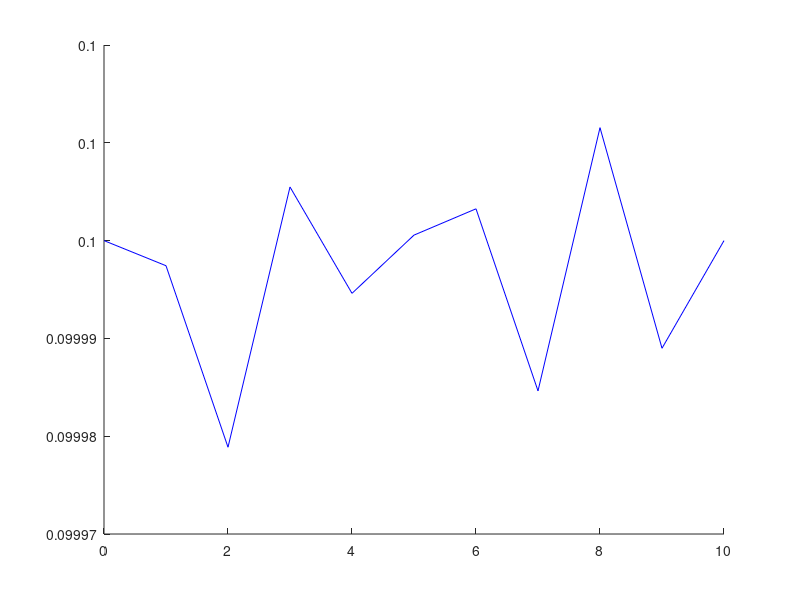

Reproduce this figure in MATLAB. (Note: this script raises an error after producing the figure.)
clear all
close all
clc

tic
nrx=11;
nry=1;

tot_incr=100;

Utot=10;

k_pen=1;

alpha_init=1;
c_par=1e-4;
c_par2=0.9;
r_par=0.5;

tol=0;
tol2=1e-15;


xR=(nrx-1)/2;
yR=(nry-1)+4;
zR=4;
R=5;

% THETA=0:2*pi/15:2*pi;
% OMEGA=-pi/2:pi/15:pi/2;
% figure(1)
% hold on
% for j=1:length(OMEGA)
%     omega=OMEGA(j);
%
%     for i=1:length(THETA)
%
%         theta=THETA(i);
%
%         x=xR+R*cos(theta)*cos(omega);
%         y=yR+R*sin(theta)*cos(omega);
%         z=zR+R*sin(omega);
%
%         plot3(x,y,z,'bo')
%
%     end
% end

len_el=(nrx-1)*nry+(nry-1)*nrx;
len_u=nrx*nry*3;

x=(0:1:nrx-1)';

FE_node_coord=zeros(nrx*nry,2);
for i=1:nry

    y=(i-1);

    FE_node_coord((i-1)*nrx+1:i*nrx,:)=[x y*ones(nrx,1)];
end

FE_node_nrs=zeros(len_el,2);
cnt=1;
for j=1:nry

    if j~=nry
        for i=1:nrx-1

            nr1=i+(j-1)*nrx;
            nr2=nr1+1;
            nr3=nr1+nrx;

            FE_node_nrs(cnt:cnt+1,:)=[nr1 nr2;nr1 nr3];
            cnt=cnt+2;
        end
    else
        for i=1:nrx-1

            nr1=i+(j-1)*nrx;
            nr2=nr1+1;

            FE_node_nrs(cnt,:)=[nr1 nr2];
            cnt=cnt+1;
        end

    end
end
for j=1:nry-1

    nr1=j*nrx;
    nr2=nr1+nrx;
    FE_node_nrs(cnt,:)=[nr1 nr2];
    cnt=cnt+1;
end

% figure(1)
% hold on
% plot(FE_node_coord(:,1),FE_node_coord(:,2),'bo')
% for i=1:len_el
%
%     nr1=FE_node_nrs(i,1);
%     nr2=FE_node_nrs(i,2);
%
%     x1=FE_node_coord(nr1,1);
%     y1=FE_node_coord(nr1,2);
%     x2=FE_node_coord(nr2,1);
%     y2=FE_node_coord(nr2,2);
%
%     plot([x1;x2],[y1;y2],'b')
% end





u=zeros(len_u,1);


if nry~=1
    fixed_ind=[1;2;3; (nrx*3-2:1:nrx*3)'; ((nrx*(nry-1)+1)*3-2:1:(nrx*(nry-1)+1)*3)' ;(nrx*nry*3-2:1:nrx*nry*3)'];
else
    fixed_ind=[1;2;3; (nrx*3-2:1:nrx*3)'];
end
free_ind=(1:len_u)';
free_ind(fixed_ind)=[];


% figure(1)
% hold on
%
% plot3(FE_node_coord,zeros(nrx,1),zeros(nrx,1),'bo')
% for i=1:len_el
%
%     nr1=FE_node_nrs(i,1);
%     nr2=FE_node_nrs(i,2);
%
%     x1=FE_node_coord(nr1);
%     x2=FE_node_coord(nr2);
%
%     u1=u(nr1*3-2);
%     v1=u(nr1*3-1);
%     w1=u(nr1*3);
%     u2=u(nr2*3-2);
%     v2=u(nr2*3-1);
%     w2=u(nr2*3);
%
%     plot3([x1+u1;x2+u2],[v1;v2],[w1;w2],'b')
%
% end



% m=0;
% f=zeros(len_u,1);
% for i=1:len_el
%
%     nr1=FE_node_nrs(i,1);
%     nr2=FE_node_nrs(i,2);
%
%     x1=FE_node_coord(nr1);
%     x2=FE_node_coord(nr2);
%
%     u1=u(nr1*3-2);
%     v1=u(nr1*3-1);
%     w1=u(nr1*3);
%     u2=u(nr2*3-2);
%     v2=u(nr2*3-1);
%     w2=u(nr2*3);
%
%     L=norm([x2+u2-x1-u1;v2-v1;w2-w1]);
%
%     E=0.5*(L-1)^2;
%
%     dEdu1=-(x2+u2-x1-u1)/L*(L-1);
%     dEdv1=-(v2-v1)/L*(L-1);
%     dEdw1=-(w2-w1)/L*(L-1);
%
%     a=[nr1*3-2;nr1*3-1;nr1*3;nr2*3-2;nr2*3-1;nr2*3];
%     f(a)=f(a)+[dEdu1;dEdv1;dEdw1;-dEdu1;-dEdv1;-dEdw1];
%
%     m=m+E;
%
% end

new_constraints=zeros(2,1);
new_constraints(1:2)=[];

for incr=1:tot_incr

    u0=u;

    YN=1;
    iter_out=0;
    while YN==1

        iter_out=iter_out+1;

        old_constraints=new_constraints;

        u=u0;

        incr

        u(2)=incr/tot_incr*Utot;
        u(nrx*3-1)=incr/tot_incr*Utot;
        if nry~=1
            u((nrx*(nry-1)+1)*3-1)=incr/tot_incr*Utot;
        else
            u(nrx*nry*3-1)=incr/tot_incr*Utot;
        end



        m_new=0;
        f=zeros(len_u,1);
        for i=1:len_el

            nr1=FE_node_nrs(i,1);
            nr2=FE_node_nrs(i,2);

            x1=FE_node_coord(nr1,1);
            y1=FE_node_coord(nr1,2);
            x2=FE_node_coord(nr2,1);
            y2=FE_node_coord(nr2,2);

            u1=u(nr1*3-2);
            v1=u(nr1*3-1);
            w1=u(nr1*3);
            u2=u(nr2*3-2);
            v2=u(nr2*3-1);
            w2=u(nr2*3);

            L=norm([x2+u2-x1-u1;y2+v2-y1-v1;w2-w1]);

            if L>1
                E=0.5*(L-1)^2;

                dEdu1=-(x2+u2-x1-u1)/L*(L-1);
                dEdv1=-(y2+v2-y1-v1)/L*(L-1);
                dEdw1=-(w2-w1)/L*(L-1);

                a=[nr1*3-2;nr1*3-1;nr1*3;nr2*3-2;nr2*3-1;nr2*3];
                f(a)=f(a)+[dEdu1;dEdv1;dEdw1;-dEdu1;-dEdv1;-dEdw1];

                m_new=m_new+E;
            end
        end
        for i=1:length(old_constraints)

            nr1=old_constraints(i);

            x1=FE_node_coord(nr1,1);
            y1=FE_node_coord(nr1,2);

            u1=u(nr1*3-2);
            v1=u(nr1*3-1);
            w1=u(nr1*3);

            L=norm([x1+u1-xR;y1+v1-yR;w1-zR]);
            dis=L-R;

            E=0.5*k_pen*dis^2;

            dEdL=k_pen*dis;

            dEdu1=(x1+u1-xR)/L*dEdL;
            dEdv1=(y1+v1-yR)/L*dEdL;
            dEdw1=(w1-zR)/L*dEdL;

            a=[nr1*3-2;nr1*3-1;nr1*3];
            f(a)=f(a)+[dEdu1;dEdv1;dEdw1];

            m_new=m_new+E;

        end
        f_2=f(free_ind);


        if nry~=1
            K_new_inv=inv(eye(len_u-12));
            f_new=zeros(len_u-12,1);
            f_old=ones(len_u-12,1);
        else
            K_new_inv=inv(eye(len_u-6));
            f_new=zeros(len_u-6,1);
            f_old=ones(len_u-6,1);
        end
        m_old=1e100;
        iter=0;
        while norm(f_2-f_new)>0 && norm(f_2)>0
            %                     while (m_old-m_new)>tol*abs(m_old)

            iter=iter+1;

            m_old=m_new;
            f_old=f_new;

            f_new=f_2;

            K_old_inv=K_new_inv;
            delta_f=f_new-f_old;

            if iter==1
                h_new=-K_old_inv*f_new;
            else
                K_new_inv=K_old_inv+(delta_u'*delta_f+delta_f'*K_old_inv*delta_f)*delta_u*delta_u'/(delta_u'*delta_f)^2-(K_old_inv*delta_f*delta_u'+delta_u*delta_f'*K_old_inv)/(delta_u'*delta_f);
                h_new=-K_new_inv*f_new;
            end

            alpha3=alpha_init;
            ux=u;
            ux(free_ind)=u(free_ind)+alpha3*h_new;
            m_3=0;
            f=zeros(len_u,1);
            for i=1:len_el

                nr1=FE_node_nrs(i,1);
                nr2=FE_node_nrs(i,2);

                x1=FE_node_coord(nr1,1);
                y1=FE_node_coord(nr1,2);
                x2=FE_node_coord(nr2,1);
                y2=FE_node_coord(nr2,2);

                u1=ux(nr1*3-2);
                v1=ux(nr1*3-1);
                w1=ux(nr1*3);
                u2=ux(nr2*3-2);
                v2=ux(nr2*3-1);
                w2=ux(nr2*3);

                L=norm([x2+u2-x1-u1;y2+v2-y1-v1;w2-w1]);

                if L>1
                    E=0.5*(L-1)^2;

                    dEdu1=-(x2+u2-x1-u1)/L*(L-1);
                    dEdv1=-(y2+v2-y1-v1)/L*(L-1);
                    dEdw1=-(w2-w1)/L*(L-1);

                    a=[nr1*3-2;nr1*3-1;nr1*3;nr2*3-2;nr2*3-1;nr2*3];
                    f(a)=f(a)+[dEdu1;dEdv1;dEdw1;-dEdu1;-dEdv1;-dEdw1];

                    m_3=m_3+E;
                end
            end
            for i=1:length(old_constraints)

                nr1=old_constraints(i);

                x1=FE_node_coord(nr1,1);
                y1=FE_node_coord(nr1,2);

                u1=ux(nr1*3-2);
                v1=ux(nr1*3-1);
                w1=ux(nr1*3);

                L=norm([x1+u1-xR;y1+v1-yR;w1-zR]);
                dis=L-R;

                E=0.5*k_pen*dis^2;

                dEdL=k_pen*dis;

                dEdu1=(x1+u1-xR)/L*dEdL;
                dEdv1=(y1+v1-yR)/L*dEdL;
                dEdw1=(w1-zR)/L*dEdL;

                a=[nr1*3-2;nr1*3-1;nr1*3];
                f(a)=f(a)+[dEdu1;dEdv1;dEdw1];

                m_3=m_3+E;

            end
            f_3=f(free_ind);

            signal1=0;
            if m_3<=m_new+c_par*alpha3*h_new'*f_new && abs(h_new'*f_3)<=c_par2*abs(h_new'*f_new)
                signal1=1;
            end

            iter2a=0;
            while m_3<m_new+c_par*alpha3*h_new'*f_new && h_new'*f_3<-c_par2*h_new'*f_new && signal1==0

                alpha3=alpha3/r_par;

                ux=u;
                ux(free_ind)=u(free_ind)+alpha3*h_new;
                m_3=0;
                f=zeros(len_u,1);
                for i=1:len_el

                    nr1=FE_node_nrs(i,1);
                    nr2=FE_node_nrs(i,2);

                    x1=FE_node_coord(nr1,1);
                    y1=FE_node_coord(nr1,2);
                    x2=FE_node_coord(nr2,1);
                    y2=FE_node_coord(nr2,2);

                    u1=ux(nr1*3-2);
                    v1=ux(nr1*3-1);
                    w1=ux(nr1*3);
                    u2=ux(nr2*3-2);
                    v2=ux(nr2*3-1);
                    w2=ux(nr2*3);

                    L=norm([x2+u2-x1-u1;y2+v2-y1-v1;w2-w1]);

                    if L>1
                        E=0.5*(L-1)^2;

                        dEdu1=-(x2+u2-x1-u1)/L*(L-1);
                        dEdv1=-(y2+v2-y1-v1)/L*(L-1);
                        dEdw1=-(w2-w1)/L*(L-1);

                        a=[nr1*3-2;nr1*3-1;nr1*3;nr2*3-2;nr2*3-1;nr2*3];
                        f(a)=f(a)+[dEdu1;dEdv1;dEdw1;-dEdu1;-dEdv1;-dEdw1];

                        m_3=m_3+E;
                    end
                end
                for i=1:length(old_constraints)

                    nr1=old_constraints(i);

                    x1=FE_node_coord(nr1,1);
                    y1=FE_node_coord(nr1,2);

                    u1=ux(nr1*3-2);
                    v1=ux(nr1*3-1);
                    w1=ux(nr1*3);

                    L=norm([x1+u1-xR;y1+v1-yR;w1-zR]);
                    dis=L-R;

                    E=0.5*k_pen*dis^2;

                    dEdL=k_pen*dis;

                    dEdu1=(x1+u1-xR)/L*dEdL;
                    dEdv1=(y1+v1-yR)/L*dEdL;
                    dEdw1=(w1-zR)/L*dEdL;

                    a=[nr1*3-2;nr1*3-1;nr1*3];
                    f(a)=f(a)+[dEdu1;dEdv1;dEdw1];

                    m_3=m_3+E;

                end
                f_3=f(free_ind);


                iter2a=iter2a+1;

                if m_3<=m_new+c_par*alpha3*h_new'*f_new && abs(h_new'*f_3)<=c_par2*abs(h_new'*f_new)

                    signal1=1;

                end

            end

            if signal1==0
                alpha1=0;
                m_1=m_new;
                f_1=f_new;

                alpha2=alpha3/2;
                ux=u;
                ux(free_ind)=u(free_ind)+alpha2*h_new;
                m_2=0;
                f=zeros(len_u,1);
                for i=1:len_el

                    nr1=FE_node_nrs(i,1);
                    nr2=FE_node_nrs(i,2);

                    x1=FE_node_coord(nr1,1);
                    y1=FE_node_coord(nr1,2);
                    x2=FE_node_coord(nr2,1);
                    y2=FE_node_coord(nr2,2);

                    u1=ux(nr1*3-2);
                    v1=ux(nr1*3-1);
                    w1=ux(nr1*3);
                    u2=ux(nr2*3-2);
                    v2=ux(nr2*3-1);
                    w2=ux(nr2*3);

                    L=norm([x2+u2-x1-u1;y2+v2-y1-v1;w2-w1]);

                    if L>1
                        E=0.5*(L-1)^2;

                        dEdu1=-(x2+u2-x1-u1)/L*(L-1);
                        dEdv1=-(y2+v2-y1-v1)/L*(L-1);
                        dEdw1=-(w2-w1)/L*(L-1);

                        a=[nr1*3-2;nr1*3-1;nr1*3;nr2*3-2;nr2*3-1;nr2*3];
                        f(a)=f(a)+[dEdu1;dEdv1;dEdw1;-dEdu1;-dEdv1;-dEdw1];

                        m_2=m_2+E;
                    end
                end
                for i=1:length(old_constraints)

                    nr1=old_constraints(i);

                    x1=FE_node_coord(nr1,1);
                    y1=FE_node_coord(nr1,2);

                    u1=ux(nr1*3-2);
                    v1=ux(nr1*3-1);
                    w1=ux(nr1*3);

                    L=norm([x1+u1-xR;y1+v1-yR;w1-zR]);
                    dis=L-R;

                    E=0.5*k_pen*dis^2;

                    dEdL=k_pen*dis;

                    dEdu1=(x1+u1-xR)/L*dEdL;
                    dEdv1=(y1+v1-yR)/L*dEdL;
                    dEdw1=(w1-zR)/L*dEdL;

                    a=[nr1*3-2;nr1*3-1;nr1*3];
                    f(a)=f(a)+[dEdu1;dEdv1;dEdw1];

                    m_2=m_2+E;

                end
                f_2=f(free_ind);

                signal2=0;
                iter2=0;
                while signal2==0

                    iter2=iter2+1;

                    if alpha3-alpha1<tol2

                        signal2=1;
                        m_2=m_new;
                        f_2=f_new;

                    elseif m_2>m_new+c_par*alpha2*h_new'*f_new

                        alpha3=alpha2;
                        m_3=m_2;
                        f_3=f_2;

                        alpha2=0.5*(alpha1+alpha2);

                        ux=u;
                        ux(free_ind)=u(free_ind)+alpha2*h_new;
                        m_2=0;
                        f=zeros(len_u,1);
                        for i=1:len_el

                            nr1=FE_node_nrs(i,1);
                            nr2=FE_node_nrs(i,2);

                            x1=FE_node_coord(nr1,1);
                            y1=FE_node_coord(nr1,2);
                            x2=FE_node_coord(nr2,1);
                            y2=FE_node_coord(nr2,2);

                            u1=ux(nr1*3-2);
                            v1=ux(nr1*3-1);
                            w1=ux(nr1*3);
                            u2=ux(nr2*3-2);
                            v2=ux(nr2*3-1);
                            w2=ux(nr2*3);

                            L=norm([x2+u2-x1-u1;y2+v2-y1-v1;w2-w1]);

                            if L>1
                                E=0.5*(L-1)^2;

                                dEdu1=-(x2+u2-x1-u1)/L*(L-1);
                                dEdv1=-(y2+v2-y1-v1)/L*(L-1);
                                dEdw1=-(w2-w1)/L*(L-1);

                                a=[nr1*3-2;nr1*3-1;nr1*3;nr2*3-2;nr2*3-1;nr2*3];
                                f(a)=f(a)+[dEdu1;dEdv1;dEdw1;-dEdu1;-dEdv1;-dEdw1];

                                m_2=m_2+E;
                            end
                        end
                        for i=1:length(old_constraints)

                            nr1=old_constraints(i);

                            x1=FE_node_coord(nr1,1);
                            y1=FE_node_coord(nr1,2);

                            u1=ux(nr1*3-2);
                            v1=ux(nr1*3-1);
                            w1=ux(nr1*3);

                            L=norm([x1+u1-xR;y1+v1-yR;w1-zR]);
                            dis=L-R;

                            E=0.5*k_pen*dis^2;

                            dEdL=k_pen*dis;

                            dEdu1=(x1+u1-xR)/L*dEdL;
                            dEdv1=(y1+v1-yR)/L*dEdL;
                            dEdw1=(w1-zR)/L*dEdL;

                            a=[nr1*3-2;nr1*3-1;nr1*3];
                            f(a)=f(a)+[dEdu1;dEdv1;dEdw1];

                            m_2=m_2+E;

                        end
                        f_2=f(free_ind);

                    else
                        if h_new'*f_2<c_par2*h_new'*f_new

                            alpha1=alpha2;
                            m_1=m_2;
                            f_1=f_2;

                            alpha2=0.5*(alpha2+alpha3);

                            ux=u;
                            ux(free_ind)=u(free_ind)+alpha2*h_new;
                            m_2=0;
                            f=zeros(len_u,1);
                            for i=1:len_el

                                nr1=FE_node_nrs(i,1);
                                nr2=FE_node_nrs(i,2);

                                x1=FE_node_coord(nr1,1);
                                y1=FE_node_coord(nr1,2);
                                x2=FE_node_coord(nr2,1);
                                y2=FE_node_coord(nr2,2);

                                u1=ux(nr1*3-2);
                                v1=ux(nr1*3-1);
                                w1=ux(nr1*3);
                                u2=ux(nr2*3-2);
                                v2=ux(nr2*3-1);
                                w2=ux(nr2*3);

                                L=norm([x2+u2-x1-u1;y2+v2-y1-v1;w2-w1]);

                                if L>1
                                    E=0.5*(L-1)^2;

                                    dEdu1=-(x2+u2-x1-u1)/L*(L-1);
                                    dEdv1=-(y2+v2-y1-v1)/L*(L-1);
                                    dEdw1=-(w2-w1)/L*(L-1);

                                    a=[nr1*3-2;nr1*3-1;nr1*3;nr2*3-2;nr2*3-1;nr2*3];
                                    f(a)=f(a)+[dEdu1;dEdv1;dEdw1;-dEdu1;-dEdv1;-dEdw1];

                                    m_2=m_2+E;
                                end
                            end
                            for i=1:length(old_constraints)

                                nr1=old_constraints(i);

                                x1=FE_node_coord(nr1,1);
                                y1=FE_node_coord(nr1,2);

                                u1=ux(nr1*3-2);
                                v1=ux(nr1*3-1);
                                w1=ux(nr1*3);

                                L=norm([x1+u1-xR;y1+v1-yR;w1-zR]);
                                dis=L-R;

                                E=0.5*k_pen*dis^2;

                                dEdL=k_pen*dis;

                                dEdu1=(x1+u1-xR)/L*dEdL;
                                dEdv1=(y1+v1-yR)/L*dEdL;
                                dEdw1=(w1-zR)/L*dEdL;

                                a=[nr1*3-2;nr1*3-1;nr1*3];
                                f(a)=f(a)+[dEdu1;dEdv1;dEdw1];

                                m_2=m_2+E;

                            end
                            f_2=f(free_ind);

                        elseif h_new'*f_2>-c_par2*h_new'*f_new

                            alpha3=alpha2;
                            m_3=m_2;
                            f_3=f_2;

                            alpha2=0.5*(alpha1+alpha2);

                            ux=u;
                            ux(free_ind)=u(free_ind)+alpha2*h_new;
                            m_2=0;
                            f=zeros(len_u,1);
                            for i=1:len_el

                                nr1=FE_node_nrs(i,1);
                                nr2=FE_node_nrs(i,2);

                                x1=FE_node_coord(nr1,1);
                                y1=FE_node_coord(nr1,2);
                                x2=FE_node_coord(nr2,1);
                                y2=FE_node_coord(nr2,2);

                                u1=ux(nr1*3-2);
                                v1=ux(nr1*3-1);
                                w1=ux(nr1*3);
                                u2=ux(nr2*3-2);
                                v2=ux(nr2*3-1);
                                w2=ux(nr2*3);

                                L=norm([x2+u2-x1-u1;y2+v2-y1-v1;w2-w1]);

                                if L>1
                                    E=0.5*(L-1)^2;

                                    dEdu1=-(x2+u2-x1-u1)/L*(L-1);
                                    dEdv1=-(y2+v2-y1-v1)/L*(L-1);
                                    dEdw1=-(w2-w1)/L*(L-1);

                                    a=[nr1*3-2;nr1*3-1;nr1*3;nr2*3-2;nr2*3-1;nr2*3];
                                    f(a)=f(a)+[dEdu1;dEdv1;dEdw1;-dEdu1;-dEdv1;-dEdw1];

                                    m_2=m_2+E;
                                end
                            end
                            for i=1:length(old_constraints)

                                nr1=old_constraints(i);

                                x1=FE_node_coord(nr1,1);
                                y1=FE_node_coord(nr1,2);

                                u1=ux(nr1*3-2);
                                v1=ux(nr1*3-1);
                                w1=ux(nr1*3);

                                L=norm([x1+u1-xR;y1+v1-yR;w1-zR]);
                                dis=L-R;

                                E=0.5*k_pen*dis^2;

                                dEdL=k_pen*dis;

                                dEdu1=(x1+u1-xR)/L*dEdL;
                                dEdv1=(y1+v1-yR)/L*dEdL;
                                dEdw1=(w1-zR)/L*dEdL;

                                a=[nr1*3-2;nr1*3-1;nr1*3];
                                f(a)=f(a)+[dEdu1;dEdv1;dEdw1];

                                m_2=m_2+E;

                            end
                            f_2=f(free_ind);

                        else

                            signal2=1;

                        end
                    end
                end
            end
            delta_u=ux(free_ind)-u(free_ind);

            u=ux;

            if signal1==1
                m_new=m_3;
                f_2=f_3;
            else
                m_new=m_2;
            end

        end

        new_constraints=zeros(nrx,1);
        cnt=1;
        for i=1:nrx*nry
            x1=FE_node_coord(i,1);
            y1=FE_node_coord(i,2);


            u1=u(i*3-2);
            v1=u(i*3-1);
            w1=u(i*3);

            if norm([x1+u1-xR;y1+v1-yR;w1-zR])<R
                new_constraints(cnt)=i;
                cnt=cnt+1;
            end

        end
        new_constraints(cnt:nrx)=[];

        old_constraints
        new_constraints

        YN=0;
        if length(old_constraints)~=length(new_constraints)
            YN=1;
        else
            if isequal(old_constraints,new_constraints)
            else
                YN=1;
            end
        end

    end

    toc
    if incr==1
        figure(1)
        hold on
        for i=1:len_el

            nr1=FE_node_nrs(i,1);
            nr2=FE_node_nrs(i,2);

            x1=FE_node_coord(nr1,1);
            y1=FE_node_coord(nr1,2);
            x2=FE_node_coord(nr2,1);
            y2=FE_node_coord(nr2,2);

            u1=u(nr1*3-2);
            v1=u(nr1*3-1);
            w1=u(nr1*3);
            u2=u(nr2*3-2);
            v2=u(nr2*3-1);
            w2=u(nr2*3);

            L=norm([x2+u2-x1-u1;y2+v2-y1-v1;w2-w1]);


            plot3([x1+u1;x2+u2],[y1+v1;y2+v2],[w1;w2],'b')

        end
        asdf
    end

end
err
